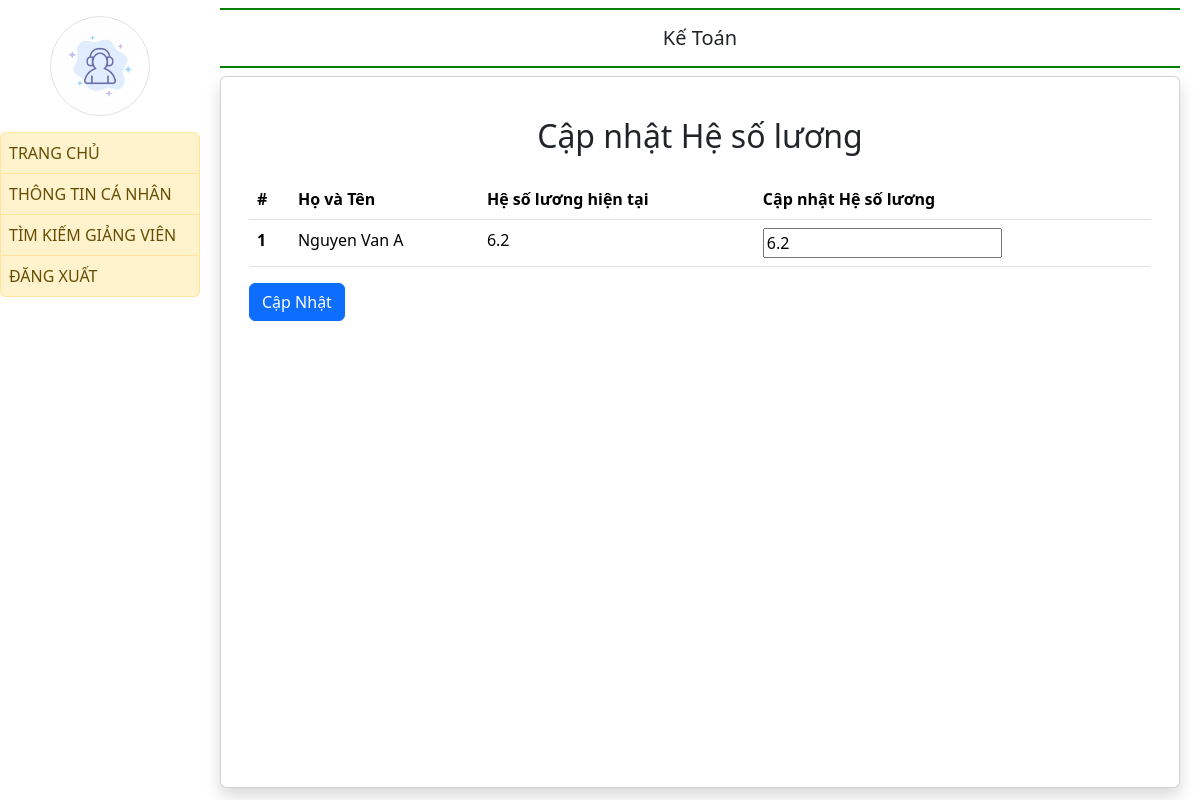
Before: /update_salary/2/ with the older database file.
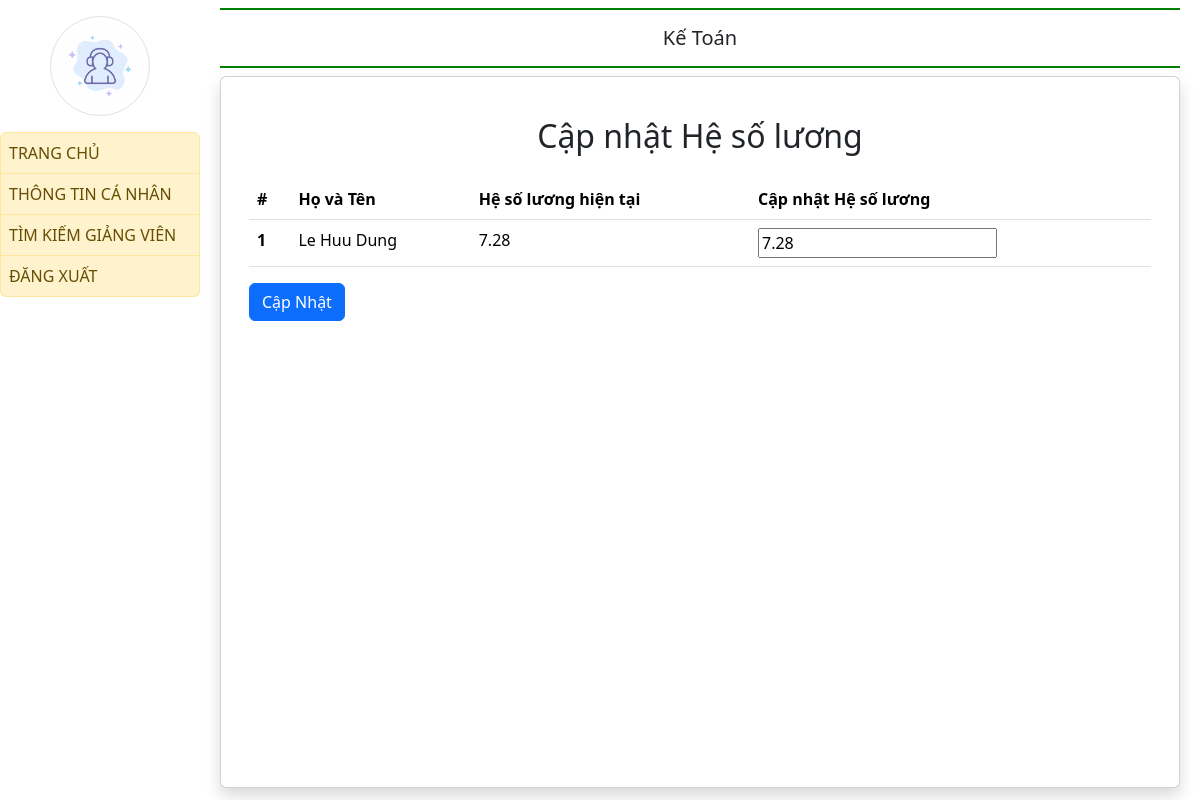
After: the same page with the newer database file.
### quanlyluong/models.py (models this page shows)
class GIANGVIEN(models.Model):
    MAGIANGVIEN = models.CharField(max_length= 8, primary_key=True, unique=True)
    MATD = models.ForeignKey(TRINHDO, on_delete=models.CASCADE) #Mã trình độ
    HOTEN = models.CharField(max_length=50)
    NGAYSINH = models.CharField(max_length=10)
    GIOITINH = models.BooleanField()
    SODIENTHOAI = models.CharField(max_length=10)
    DIACHI = models.CharField(max_length=100)
    MABAC = models.ForeignKey(CAPBAC, on_delete=models.CASCADE) #Mã bậc
    NGAYVAOLAM = models.CharField(max_length=10)
    CHUCVU = models.CharField(max_length=50)
    MANGACH = models.ForeignKey(NGACH, on_delete=models.CASCADE)
    SOTIETDAY = models.IntegerField()

class HESOLUONG(models.Model):
    MABAC = models.ForeignKey(CAPBAC, on_delete=models.CASCADE)
    MANGACH = models.ForeignKey(NGACH, on_delete=models.CASCADE)
    HESO = models.FloatField()
    class Meta:
        unique_together = (('MABAC', 'MANGACH'),)  # Khóa chính composite
        verbose_name_plural = "Hệ số lương"

### quanlyluong/views.py (the view)
# urls.py: path('update_salary/<int:magiangvien>/',
def update_salary(request, magiangvien):
    if request.method == 'POST':
        for key, value in request.POST.items():
            if key.startswith('hesoluong_'):
                magiangvien = key.split('_')[1]
                try:
                    teacher = GIANGVIEN.objects.get(pk=magiangvien)
                    hesoluong = HESOLUONG.objects.get(
                        MABAC_id=teacher.MABAC_id, MANGACH_id=teacher.MANGACH_id)
                    hesoluong.HESO = float(value)
                    hesoluong.save()
                    messages.success(request, 'Cập nhật thành công.')
                except (GIANGVIEN.DoesNotExist, HESOLUONG.DoesNotExist):
                    messages.error(
                        request, 'Không tìm thấy giảng viên hoặc hệ số lương.')
        return redirect('update_salary', magiangvien=magiangvien)
    else:
        teacher = GIANGVIEN.objects.get(pk=magiangvien)
        hesoluong = HESOLUONG.objects.get(
            MABAC_id=teacher.MABAC_id, MANGACH_id=teacher.MANGACH_id)
        return render(request, 'login/update_salary.html', {'teachers': [(teacher, hesoluong)]})

### quanlyluong/templates/login/update_salary.html (shortened to what this page needs)
{% extends 'login/emp_base.html' %}
{% block main %}
<div class="container">
    <h2 class="text-center mt-4 mb-4">Cập nhật Hệ số lương</h2>
    <form method="post">
        <table class="table">
            <thead>
                <tr>
                    <th scope="col">#</th>
                    <th scope="col">Họ và Tên</th>
                    <th scope="col">Hệ số lương hiện tại</th>
                    <th scope="col">Cập nhật Hệ số lương</th>
                </tr>
            </thead>
            <tbody>
                {% for teacher, hesoluong in teachers %}
                <tr>
                    <th scope="row">{{ forloop.counter }}</th>
                    <td>{{ teacher.HOTEN }}</td>
                    <td>
                        {% if hesoluong %}
                            {{ hesoluong.HESO }}
                        {% else %}
                            Không có thông tin
                        {% endif %}
                    </td>
                    <td>
                        <input type="number" step="0.01" name="hesoluong_{{ teacher.MABAC_id }}" value="{{ hesoluong.HESO|default_if_none:'0' }}">
                    </td>
                </tr>
                {% endfor %}
            </tbody>
        </table>
        <button type="submit" class="btn btn-primary">Cập Nhật</button>
    </form>
</div>
{% endblock %}

Changed rows visible on the page:
changed GIANGVIEN: HOTEN "Nguyen Van A" → "Le Huu Dung"; HESO "6.2" → "7.28"
